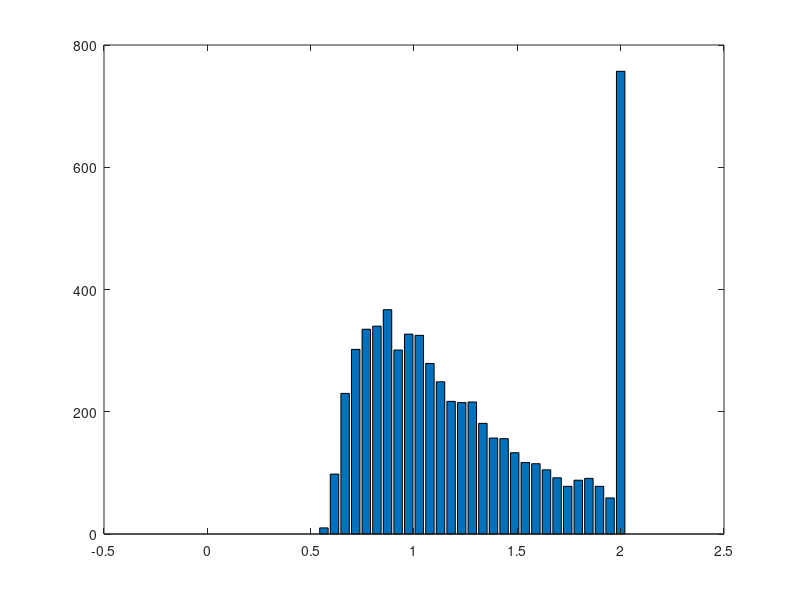

Here is the MATLAB script that generated this plot: (Note: this script raises an error after producing the figure.)
clear; close all; clc;

%%
%fix step size
dt = 0.001;
%parameter 
ndt = 0.5; %NON-DECISION TIME
mu = 0.5;  %BY CONVENTION MU MUST BE POSITIVE 
sd = 0.5;   %THIS IS VARIABILITY WITHIN THE WALK.  KEEP FIXED AT 1. 
nsteps = 5000; %MAX LENGTH OF WALK.  INCREASE TILL WARNING GOES AWAY
ntrials = 500; %NUMBER OF RUNS
criterion = 1; %CORRECT BOUNDARY LOCATION, INCORRECT IS ZERO 
beta = 0.5; % NORMALIZED BIAS
bias = beta*criterion; %ACTUAL BIAS
total_err_pr = 0; % keep running sum of err probability
total_err_rt = 0; % use total_err_pr to normalize this value
%set random number seed 
rng(19680104);

figure
total_errorrt = []; % used for histogram, accumulate all error_trials

% loop over all 100 samples of drift rate (i.e. mu)
for i_ = 1:100
    % OUTPUT VARIABLES
    sample = zeros(1,nsteps+1);   %This is a single random draw from normal distribution
    path = zeros(ntrials,nsteps+1); %This is all the random walks
    rt = zeros(ntrials,1);  %These are the rts across trials 
    correct = zeros(ntrials,1); %This is accuracy data. ZERO IS WRONG, ONE IS RIGHT
    sampled_mu = normrnd(mu,0.1,[1,1]);
    if sampled_mu < 0
        sampled_mu
        "SHIT"
    end
    %LOOP OVER ntrials.  
    for j = 1:ntrials
        goodpath = 0;
        while goodpath == 0
            draw = normrnd(sampled_mu*dt,sd*sqrt(dt),[1,nsteps]);  %DRAW A WALK
            sample(1) = bias; %START AT BIAS
            sample(2:nsteps+1) = draw; 
            walk = cumsum(sample); %SUM THE WALK.   
            crossbnd = find((walk > criterion) |(walk < 0)); %TEST BOTH BOUNDARIES  
            if ~isempty(crossbnd) %TEST IF IT CROSSED ONE OF THE BOUNDARIES AT LEAST
                goodpath = 1; %WALK IS GOOD, SET TO 1 TO EXIT WHILE LOOP
                path(j,:) = walk; %SAVE THE WALK
            else
                display('Bad Walk') %NOTIFY BAD WALK AND DRAW AGAIN LOWER
            end;
        end;
        rt(j) = crossbnd(1);  %RT IS FIRST CROSSING
        if path(j,rt(j)) > criterion  %TEST IF CORRECT
            path(j,rt(j):end) = criterion; %SET THE REST OF WALK TO BOUNDARY
            correct(j) = 1; %INDICATE CORRECT TRIAL
        else %TRIALIS INCORRECT
            path(j,rt(j):end) = 0; %SET THE REST OF WALK TO ZERO. 
        end; 
        %Add Non-decision time
        rt(j) = rt(j) + ndt/dt;	
    end
    % need to weight average incorrect response times by relative probabilities of incorrect
    %convert rt to milliseconds
    rt = rt*dt;
    errorrt = rt(find(correct == 0));
    total_errorrt = [total_errorrt; errorrt];
    % this trial's avg
    avg_err_rt = mean(errorrt);
    err_pr = 1 - mean(correct);
    total_err_rt = total_err_rt + avg_err_rt * err_pr;
    total_err_pr = total_err_pr + err_pr;
end

bins = linspace(0,2,40);
[n1,x] = hist(total_errorrt, bins); 
h = bar(x, n1);

% avg now over all trials
% weighed mean err response time!
avg_err_rt = total_err_rt / total_err_pr
xline(avg_err_rt,'--b');
xlabel('Response Time')
ylabel('Number of Trials')
title('Error Trial RTs')
